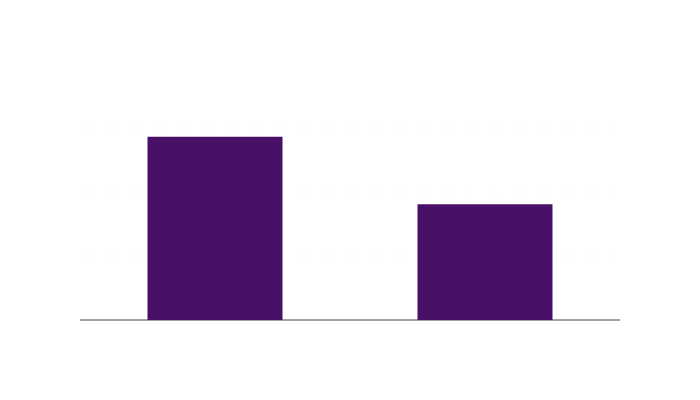

Source (notebook cell):
### Code cell
# Gráfico
fig = px.bar(
    df_modalidad,
    x="TERCERO/OBRA PUBLICA",
    y="Conteo",
    text="Conteo",
    color_discrete_sequence=colores,
    title="Rupturas por tipo de intervención"
)



fig.update_traces(
    textposition="outside",
    marker_line_width=0  
)

fig.update_layout(  
    showlegend=False,          
    height=400,
    width=700,
    bargap=0.5,                
    title_x=0.5,
    yaxis=dict(
    gridcolor="rgba(200,200,200,0.2)",
    griddash="dot"       # opciones: "dot", "dash", "longdash", "dashdot"
),                
)

# Ajuste eje Y para dar aire a etiquetas
fig.update_yaxes(range=[0, df_modalidad["Conteo"].max() * 1.2])

fig.show()

fig.write_image("plot3.png", scale=2, width=600, height=400)

### Figure 1 — Plotly figure (JSON) as saved in the notebook; plotly's stock layout.template omitted (floating-point values rounded to 4 significant figures)
{"data": [{"hovertemplate": "TERCERO/OBRA PUBLICA=%{x}<br>Conteo=%{text}<extra></extra>", "legendgroup": "", "marker": {"color": "#481066", "line": {"width": 0}, "pattern": {"shape": ""}}, "name": "", "orientation": "v", "showlegend": false, "text": [5730.0, 3620.0], "textposition": "outside", "type": "bar", "x": ["OBRA", "TERCERO"], "xaxis": "x", "y": [5730, 3620], "yaxis": "y"}], "layout": {"bargap": 0.5, "barmode": "relative", "height": 400, "legend": {"tracegroupgap": 0}, "showlegend": false, "title": {"text": "Rupturas por tipo de intervención", "x": 0.5}, "width": 700, "xaxis": {"anchor": "y", "domain": [0, 1], "title": {"text": "TERCERO/OBRA PUBLICA"}}, "yaxis": {"anchor": "x", "domain": [0, 1], "gridcolor": "rgba(200,200,200,0.2)", "griddash": "dot", "range": [0, 6876], "title": {"text": "Conteo"}}}}
